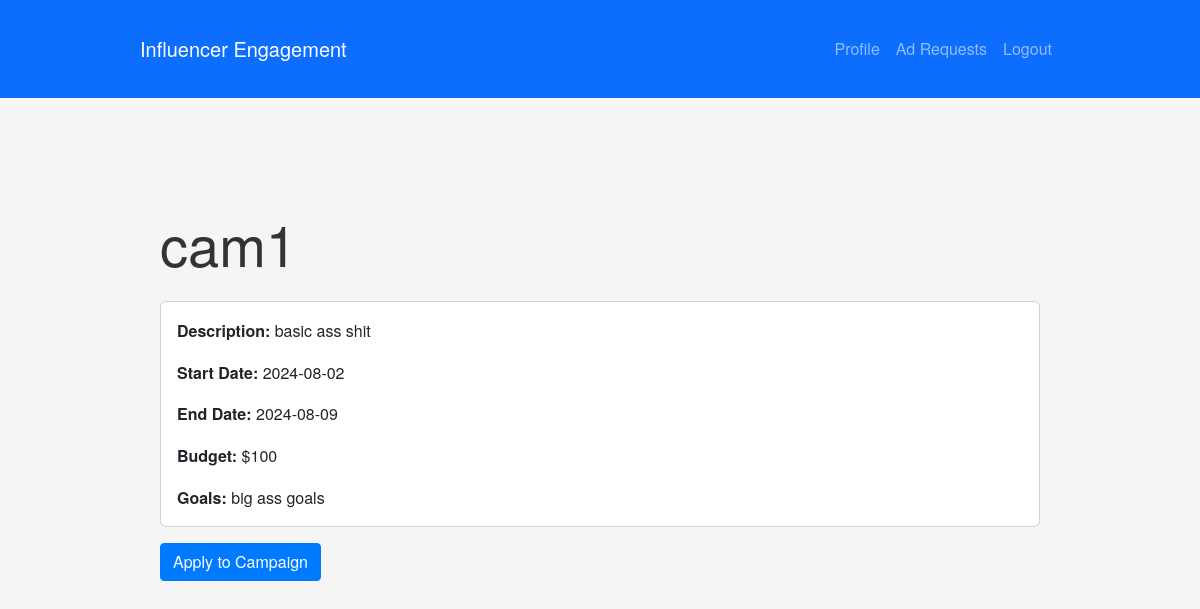
Screenshot of /influencer/view_campaign/1 (signed in) with the database file from the repository.
### app/models.py (models this page shows)
class Campaign(db.Model):
    id = db.Column(db.Integer, primary_key=True)
    name = db.Column(db.String(100), nullable=False)
    description = db.Column(db.Text, nullable=False)
    start_date = db.Column(db.Date, nullable=False)
    end_date = db.Column(db.Date, nullable=False)
    budget = db.Column(db.Integer, nullable=False)
    visibility = db.Column(db.String(10), default='public')
    goals = db.Column(db.Text)
    sponsor_id = db.Column(db.Integer, db.ForeignKey('user.id'), nullable=False)
    ad_requests = db.relationship('AdRequest', backref='campaign', lazy=True)

### app/blueprints/influencer.py (the view)
@bp.route('/view_campaign/<int:campaign_id>')
@login_required
@influencer_required
def view_campaign(campaign_id):
    campaign = Campaign.query.get_or_404(campaign_id)
    if campaign.visibility != 'public':
        abort(403)  # Forbidden access if campaign is private
    return render_template('influencer/view_campaign.html', campaign=campaign)

### app/utils.py (called while the page is built)
def influencer_required(func):
    @wraps(func)
    def decorated_view(*args, **kwargs):
        if not current_user.is_authenticated or session.get('role') != 'influencer':
            flash('You do not have permission to access this page.', 'danger')
            return redirect(url_for('auth.login'))  # Redirect to login page
        return func(*args, **kwargs)
    return decorated_view

### app/templates/influencer/view_campaign.html (shortened to what this page needs)
{% extends 'base.html' %}
{% block content %}
<div class="container mt-5">
    <h1 class="display-4 mb-4">{{ campaign.name }}</h1>
    <div class="card">
        <div class="card-body">
            <p class="card-text"><strong>Description:</strong> {{ campaign.description }}</p>
            <p class="card-text"><strong>Start Date:</strong> {{ campaign.start_date.strftime('%Y-%m-%d') }}</p>
            <p class="card-text"><strong>End Date:</strong> {{ campaign.end_date.strftime('%Y-%m-%d') }}</p>
            <p class="card-text"><strong>Budget:</strong> ${{ campaign.budget }}</p>
            <p class="card-text"><strong>Goals:</strong> {{ campaign.goals }}</p>
        </div>
    </div>
    <a href="#" class="btn btn-primary mt-3">Apply to Campaign</a>
</div>
{% endblock %}

### app/static/css/main.css (style rules this page uses)
body { font-family: "Helvetica Neue", Arial, sans-serif; line-height: 1.6; color: #333; background-color: #f5f5f5; }
.container { max-width: 960px; margin: 0 auto; padding: 20px; }
h1, h2, h3, h4, h5, h6 { font-weight: bold; }
h1 { font-size: 2.5rem; }
p { margin-bottom: 1rem; }
a { color: #007bff; text-decoration: none; }
.btn { border-radius: 0.25rem; }
.btn-primary { background-color: #007bff; border-color: #007bff; }

### rows the page displays
Campaign: name "cam1", description "basic ass shit", start_date "2024-08-02", end_date "2024-08-09", budget "100", goals "big ass goals"
